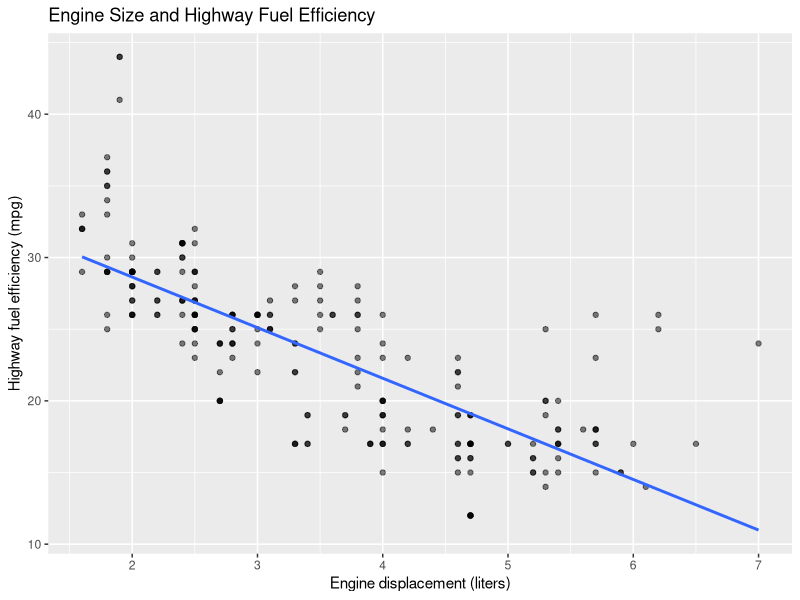

Generate this figure with R:
## ---- chunk 1
#| label: setup
#| message: false

library(tidyverse)
## ---- chunk 2
#| label: fuel-efficiency-plot

ggplot(mpg, aes(x = displ, y = hwy)) +
  geom_point(alpha = 0.5) +
  geom_smooth(method = "lm", se = FALSE) +
  labs(
    title = "Engine Size and Highway Fuel Efficiency",
    x = "Engine displacement (liters)",
    y = "Highway fuel efficiency (mpg)"
  )
